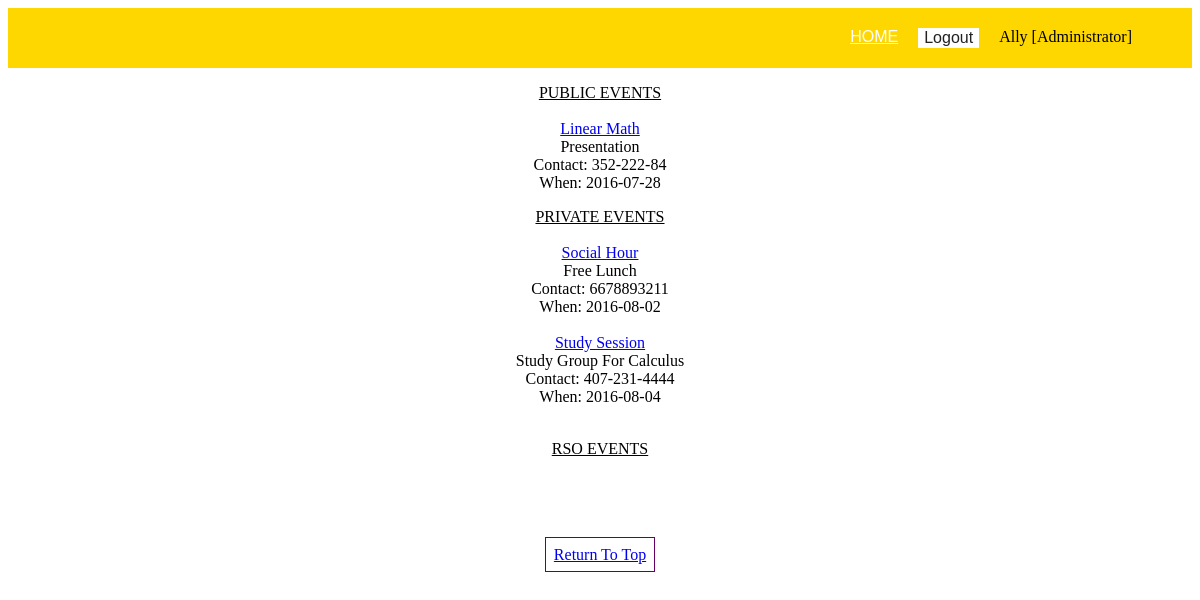
Page /viewEvents.php (signed in) on the committed database.
### tables this page shows
CREATE TABLE `my_event` (
  `evt_id` int(11) NOT NULL,
  `evt_time` time NOT NULL,
  `evt_comment` text NOT NULL,
  `evt_date` date NOT NULL,
  `evt_contact` varchar(12) NOT NULL,
  `evt_name` varchar(50) NOT NULL,
  `evt_description` varchar(50) DEFAULT NULL,
  `location` varchar(50) NOT NULL
);

### viewEvents.php (the view, shortened to what this page needs)
<?php
	include ("header.php");
	function listPublicEvents() {
		include "dbhandler.php";
		try
		{
			$dbh = new PDO("mysql:host=$server;dbname=$db_name", $user, $pass);
			$dbh->setAttribute(PDO::ATTR_ERRMODE, PDO::ERRMODE_EXCEPTION);
			$stmt = $dbh->prepare("SELECT e.evt_name, e.evt_description, e.evt_date, e.evt_contact, e.evt_id FROM my_event e, public p WHERE e.evt_id = p.evt_id");
			$stmt->execute();
			while($row = $stmt->fetch(PDO::FETCH_ASSOC))
			{
				$evt_id = $row['evt_id'];
				echo "<a href='events.php?evt_id=$evt_id'>" . $row['evt_name'] . "</a><br>" . $row['evt_description'] . "<br>" . "Contact: " . $row['evt_contact'] . "<br>" . "When: " . $row['evt_date'] . "<br>";
			}
		}
		catch(Exception $e)
		{
			echo 'We are unable to process your request. Please try again later';
		}
	}
	function listUniversityEvents() {
		include "dbhandler.php";
		try
		{
			$dbh = new PDO("mysql:host=$server;dbname=$db_name", $user, $pass);
			$dbh->setAttribute(PDO::ATTR_ERRMODE, PDO::ERRMODE_EXCEPTION);
			$stmt = $dbh->prepare("SELECT e.evt_name, e.evt_date, e.evt_description, e.evt_time, e.location, e.evt_contact, e.evt_id FROM my_event e, private p, student s, university u WHERE e.evt_id = p.evt_id AND p.unv_id = u.unv_id AND s.uid = :uid AND s.unv_id = p.unv_id");
			$stmt->bindParam(':uid', $_SESSION['uid'], PDO::PARAM_INT);
			$stmt->execute();
			while($row = $stmt->fetch(PDO::FETCH_ASSOC))
			{
				$evt_id = $row['evt_id'];
				echo "<a href='events.php?evt_id=$evt_id'>" . $row['evt_name'] . "</a><br>" . $row['evt_description'] . "<br>" . "Contact: " . $row['evt_contact'] . "<br>" . "When: " . $row['evt_date'] . "<br><br>";
			}
		}
		catch(Exception $e)
		{
			echo 'We are unable to process your request. Please try again later';
		}
	}
?>
		<center><p class="body"><U>PUBLIC EVENTS</U>
		<br><br>
			<?php
				if(isset($_SESSION['user_id']) && $_SESSION['user_priv'] == 3)
				{
					listPublicEvents();
				}
				elseif(!isset($_SESSION['user_id']))
				{
					listPublicEvents();
				}
			?>
			<div id="page">
		<center><p class="body"> <U>PRIVATE EVENTS</U>
		<br><br>
			<?php
				listUniversityEvents();
			?>
		</p>
		<center><p class="body"> <U>RSO EVENTS</U>
		<br><br>
		</p>
		<br>
		<br><br><center><div class="logo"><a href="viewEvents.php" style="border:1.5px;
			border-style:solid; border-color:#660066; padding: .5em;">Return To Top</a></div></center>
			<br>
		</p>
</body>

### rows in the picture
my_event: evt_name "Linear Math", evt_description "Presentation", evt_contact "352-222-84", evt_date "2016-07-28"
my_event: evt_name "Social Hour", evt_description "Free Lunch", evt_contact "6678893211", evt_date "2016-08-02"
my_event: evt_name "Study Session", evt_description "Study Group For Calculus", evt_contact "407-231-4444", evt_date "2016-08-04"

### other values in the picture
$_SESSION['username'] "Ally"
